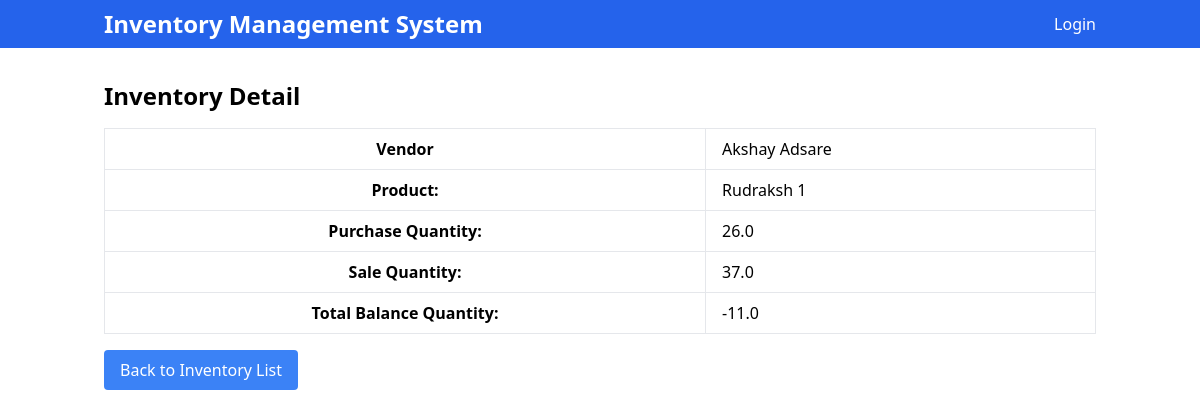
Screenshot of /inventory/1/ with the database file from the repository.
### main/models.py (models this page shows, shortened)
class Inventory(models.Model):
    product = models.ForeignKey(Product, on_delete=models.CASCADE, related_name='product_inventory')
    vendor = models.ForeignKey(Vendor, on_delete=models.CASCADE, default=None, null=True)
    pur_qty = models.FloatField(default=0)
    sale_qty = models.FloatField(default=0)
    total_bal_qty = models.FloatField(default=0)
    class Meta:
        verbose_name_plural = '6. Inventory'

class Vendor(models.Model):
    user = models.OneToOneField(
        settings.AUTH_USER_MODEL,
        on_delete=models.CASCADE,
        null=True,
        related_name='vendor_profile'
    )
    full_name = models.CharField(max_length=50)
    address = models.TextField()
    mobile = models.CharField(max_length=15)
    status = models.BooleanField(default=False)
    class Meta:
        verbose_name_plural = '1. Vendors'
    def __str__(self):
        return self.full_name

class Product(models.Model):
    title = models.CharField(max_length=50)
    detail = models.TextField()
    unit = models.ForeignKey(Unit, on_delete=models.CASCADE)
    price = models.FloatField(default=0)
    product_code = models.CharField(max_length=10, unique=True, default=0)
    category = models.ForeignKey(ProductCategory, on_delete=models.SET_NULL, null=True, blank=True, default=0)
    class Meta:
        verbose_name_plural = '3. Products'

### main/views.py (the view)
# urls.py: path('inventory/<int:inventory_id>/', views.inventory_detail, name='inventory_detail'),
def inventory_detail(request, inventory_id):
    inventory = get_object_or_404(Inventory, id=inventory_id)
    return render(request, 'inventory_detail.html', {'inventory': inventory})

### templates/inventory_detail.html
{% extends 'base.html' %}
{% block content %}
  <div class="container mx-auto mt-4">
    <h2 class="text-2xl font-bold mb-4">Inventory Detail</h2>
    <table class="table-auto border-collapse w-full">
      <tbody>
        <tr>
          <th class="py-2 px-4 border">Vendor</th>
          <td class="py-2 px-4 border">{{ inventory.vendor }}</td>
        <tr>
          <th class="py-2 px-4 border">Product:</th>
          <td class="py-2 px-4 border">{{ inventory.product.title }}</td>
        </tr>
        <tr>
          <th class="py-2 px-4 border">Purchase Quantity:</th>
          <td class="py-2 px-4 border">{{ inventory.pur_qty }}</td>
        </tr>
        <tr>
          <th class="py-2 px-4 border">Sale Quantity:</th>
          <td class="py-2 px-4 border">{{ inventory.sale_qty }}</td>
        </tr>
        <tr>
          <th class="py-2 px-4 border">Total Balance Quantity:</th>
          <td class="py-2 px-4 border">{{ inventory.total_bal_qty }}</td>
        </tr>
      </tbody>
    </table>
    <a href="{% url 'main:inventory_list' %}" class="inline-block mt-4 py-2 px-4 bg-blue-500 text-white hover:bg-blue-600 rounded">Back to Inventory List</a>
  </div>
{% endblock %}

### rows the page displays
Inventory: vendor "Akshay Adsare", product "Rudraksh 1", pur_qty "26.0", sale_qty "37.0", total_bal_qty "-11.0"
